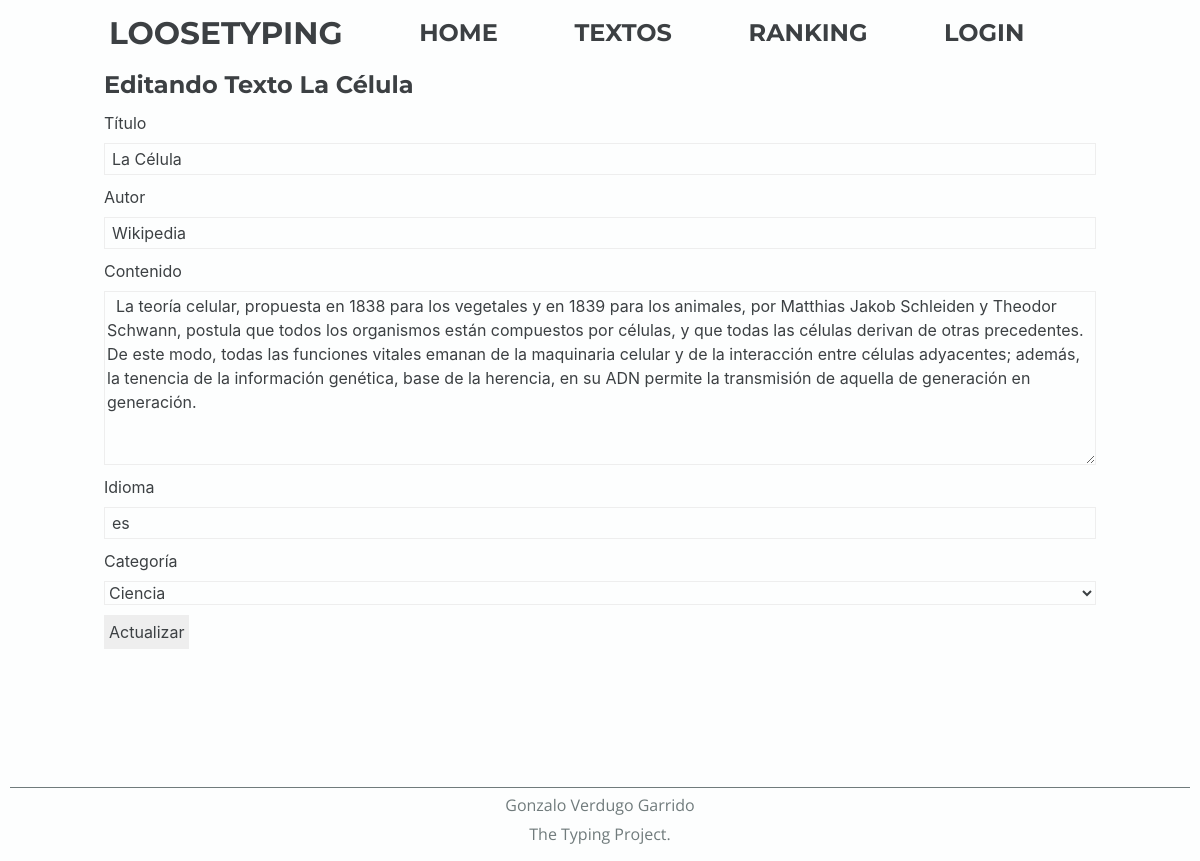
Screenshot of /views/actualizarTexto.php?text=37 with the database file from the repository.
### tables this page shows
CREATE TABLE `textos` (
  `id` int(11) NOT NULL,
  `tit_text` varchar(50) DEFAULT NULL,
  `txt_text` text DEFAULT NULL,
  `lang_text` varchar(50) DEFAULT NULL,
  `id_cat` int(11) DEFAULT NULL,
  `ori_text` varchar(150) DEFAULT NULL,
  `created_at` timestamp NOT NULL DEFAULT current_timestamp() ON UPDATE current_timestamp()
);

CREATE TABLE `categorias` (
  `id` int(11) NOT NULL,
  `nom_cat` varchar(50) DEFAULT NULL
);

### public_html/private/model/dao/daoText.php (called while the page is built, shortened)
<?php
class DaoText
{
    public static function getById($id)
    {
        $db=  DbConnection::getInstance();
        $query="select * from textos where id='{$id}';";
        $result = $db->query($query)->fetch();
        return $result;
    }
}

### public_html/private/model/text.php (called while the page is built, shortened)
<?php
include_once('dao/daoText.php');
class Text
{
    private $titText;
    private $txtText;
    private $lang;
    private $idCat;
    private $autorText;
    public function __construct($id="", $titText="", $txtText="", $lang="", $idCat="", $autorText="", $createdAt="")
    {
        $this->titText=$titText;
        $this->txtText=$txtText;
        $this->lang=$lang;
        $this->idCat=$idCat;
        $this->autorText=$autorText;
    }
    public function getTxtText()
    {
        return $this->txtText;
    }
    public function getLang()
    {
        return $this->lang;
    }
    public function getIdCat()
    {
        return $this->idCat;
    }
    public function getTitText()
    {
        return $this->titText;
    }
    public function getAutorText()
    {
        return $this->autorText;
    }
    public static function getById($id)
    {
        $daoResult =DaoText::getById($id);
        $text = new Text($daoResult['id'], $daoResult['tit_text'], $daoResult['txt_text'], $daoResult['lang_text'], $daoResult['id_cat'], $daoResult['ori_text'], $daoResult['created_at']);
        return $text ;
    }
}

### public_html/private/model/dao/daoCategory.php (called while the page is built, shortened)
<?php
class DaoCategory
{
    public static function getById($id)
    {
        $db=  DbConnection::getInstance();
        $query="select * from categorias where id='{$id}';";
        $result = $db->query($query)->fetch();
        return $result;
    }
}

### public_html/private/model/category.php (called while the page is built, shortened)
<?php
include_once("dao/daoCategory.php");
class Category
{
    private $name;
    public function __construct($id="", $name="")
    {
        $this->name=$name;
    }
    public function getName()
    {
        return $this->name;
    }
    public static function getById($id)
    {
        $daoResult = DaoCategory::getById($id);
        $category= new Category($daoResult['id'], $daoResult['nom_cat']);
        return $category;
    }
}

### public_html/views/actualizarTexto.php (the view, shortened to what this page needs)
<?php
include_once('../private/model/Text.php');
include_once('../private/model/Category.php');
if (isset($_GET) && !empty($_GET)) {
    $updText = Text::getById($_GET['text']);
}
?>
<!DOCTYPE html>
<html lang='es' dir='ltr'>
<head>
    <?php include "../includes/general-head.php" ?>
</head>
<body>
    <main>
        <?php include "../includes/nav.php" ?>
        <section>
            <div>
                <h1>Editando Texto
                    <?php echo $updText->getTitText() ?>
                </h1>
                <form
                    action="<?php echo $_SERVER['PHP_SELF'] ?>"
                    method="POST">
                    <ul class="tb-no-decor">
                        <li class="li-label-input"><label for="titulo">Título</label><input
                                value='<?php echo $updText->getTitText() ?>'
                                name="titulo" type="text">
                        </li>
                        <li class="li-label-input"><label for="autor">Autor</label><input value=<?php echo $updText->getAutorText() ?>
                            name="autor" type="text"></li>
                        <li class="li-label-input"><label for="contenido">Contenido</label><textarea name="contenido"
                                rows="7"> <?php echo $updText->getTxtText() ?></textarea>
                        </li>
                        <li class="li-label-input"><label for="lang">Idioma</label><input value=<?php echo $updText->getLang() ?> name="lang"
                            type="text">
                        </li>
                        <li class="li-label-input"><label for="categoria">Categoría</label><select name="categoria">
                                <?php $txtCategory = Category::getById($updText->getIdCat())  ?>
                                <option value=<?php $updText->getIdCat() ?>><?php echo $txtCategory->getName()  ?>
                                </option>
                            </select>
                        <li><input class="button" type="submit" value="Actualizar"></li>
                    </ul>
                </form>
            </div>
        </section>
        <?php include "../includes/footer.php" ?>
    </main>
</body>
</html>

### public_html/css/reboot.css (style rules this page uses)
*, *::before, *::after { box-sizing: border-box; }
html { font-family: sans-serif; line-height: 1.15; -webkit-text-size-adjust: 100%; -ms-text-size-adjust: 100%; -ms-overflow-style: scrollbar; -webkit-tap-highlight-color: transparent; }
article, aside, dialog, figcaption, figure, footer, header, hgroup, main, nav, section { display: block; }
body { margin: 0; font-family: -apple-system, BlinkMacSystemFont, "Segoe UI", Roboto, "Helvetica Neue", Arial, sans-serif, "Apple Color Emoji", "Segoe UI Emoji", "Segoe UI Symbol"; font-size: 1rem; font-weight: normal; line-height: 1.5; color: #212529; text-align: left; background-color: #fff; }
h1, h2, h3, h4, h5, h6 { margin-top: 0; margin-bottom: 0.5rem; }
ol, ul, dl { margin-top: 0; margin-bottom: 1rem; }
a, area, button, [role="button"], input:not([type="range"]), label, select, summary, textarea { -ms-touch-action: manipulation; touch-action: manipulation; }
label { display: inline-block; margin-bottom: 0.5rem; }
input, button, select, optgroup, textarea { margin: 0; font-family: inherit; font-size: inherit; line-height: inherit; }
button, input { overflow: visible; }
button, select { text-transform: none; }
button, html [type="button"], [type="reset"], [type="submit"] { -webkit-appearance: button; }
textarea { overflow: auto; resize: vertical; }

### public_html/css/general.css (style rules this page uses)
* { color: #3c4043; }
body { background-color: #fdfefe; }
h1, h2, h3, h4 { font-family: "Montserrat", sans-serif; font-weight: bold; color: #3c4043; }
section { max-width: 992px; margin: 0 auto; padding: 30px 3 3 3; min-height: 85vh; }
input[type="text"], input[type="email"], input[type="password"] { border: 1px solid #eee; color: #3c4043; background-color: #fdfefe; padding: 3px 7px 3px; }
input[type="button"], input[type="submit"], button { background-color: #eee; border: none; padding: 5px; }
select { border: 1px solid #eee; background-color: #fdfefe; }
.button { padding: 5px 10px; background-color: #eee; border: none; color: #3c4043; }
.tb-no-decor { list-style-type: none; padding: 0; }
.li-label-input { display: flex; flex-direction: column; margin-bottom: 10px; }
textarea { background-color: #fdfefe; border: 1px solid #eee; }

### public_html/css/darkmode.css (style rules this page uses)
* { color: #fdfefe; }
body { background-color: #3c4043; }
h1, h2, h3, h4, p, span { color: #fdfefe; }
input[type="text"], input[type="email"], input[type="password"] { border: 1px solid #707b7c; color: #fdfefe; background-color: #3c4043; }
input[type="button"], input[type="submit"], button { background-color: #707b7c; border: none; }
select { border: 1px solid #707b7c; background-color: #3c4043; }
.button { padding: 5px 10px; color: #fdfefe; border: none; background-color: #707b7c; }
textarea { background-color: #3c4043; border: 1px solid #707b7c }

### rows the page displays
textos: tit_text "La Célula", titulo "La Célula", autor "Wikipedia", contenido "La teoría celular, propuesta en 1838 para los vegetales y en 1839 para los animales, por Matthias Jakob Schleiden y Theodor Schwann, postula que todos los organismos están compuestos por células, y que todas las células derivan de otras precedentes. De este modo, todas las funciones vitales emanan de la maquinaria celular y de la interacción entre células adyacentes; además, la tenencia de la información genética, base de la herencia, en su ADN permite la transmisión de aquella de generación en generación.", lang "es"
categorias: categoria "Ciencia"
